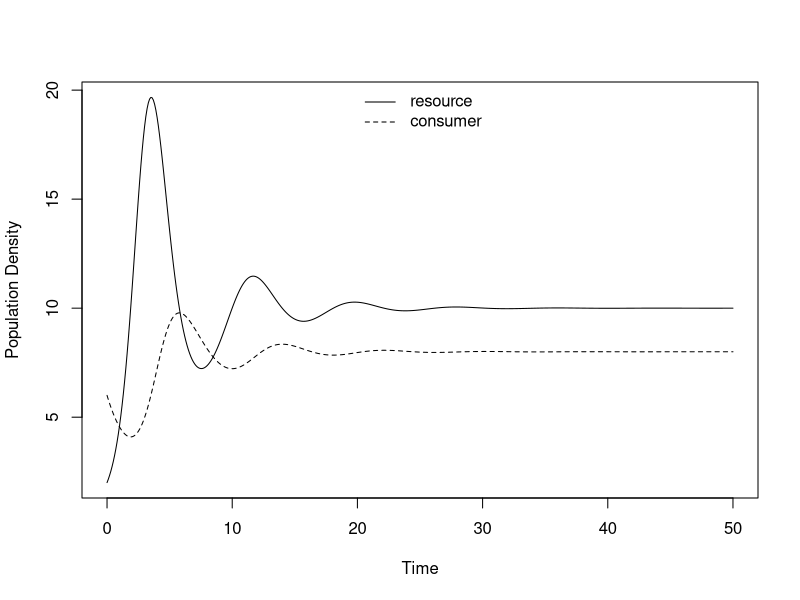
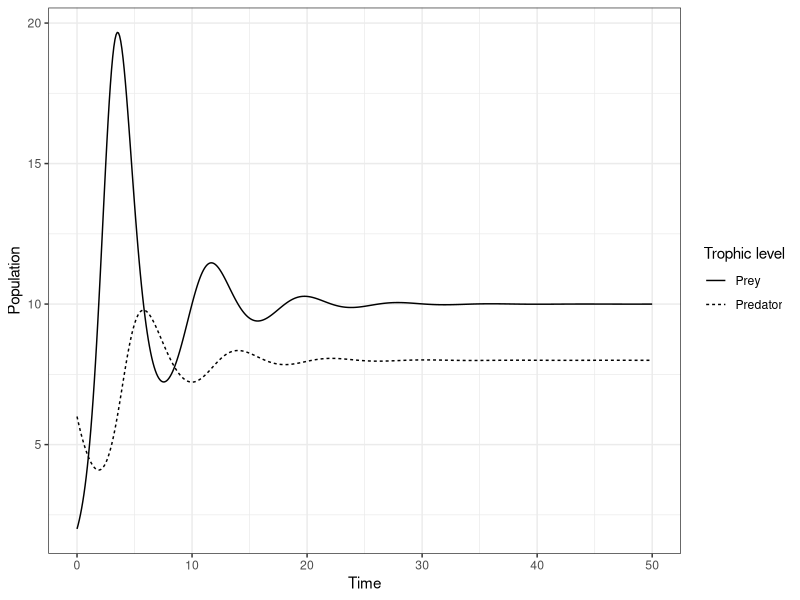
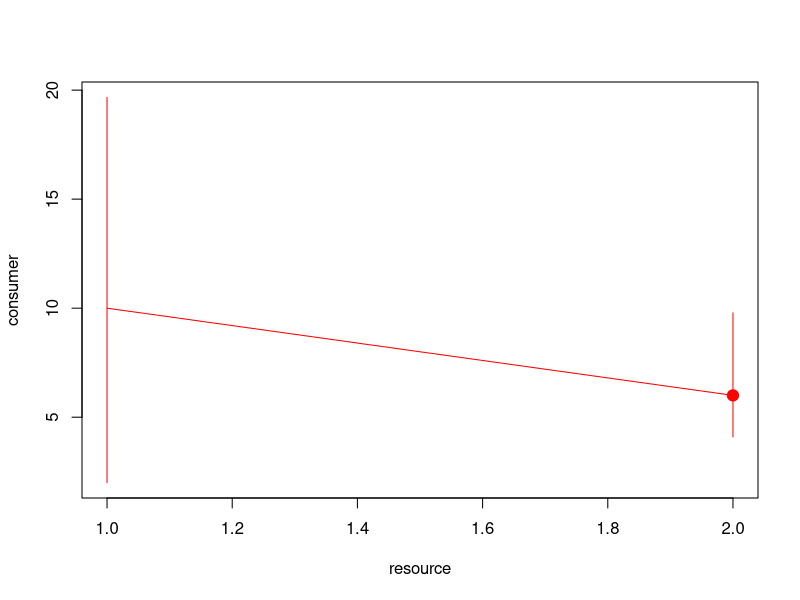

The R source for these figures, in order: (Note: this script raises an error after producing the figures.)
library(deSolve)
predpreyLV <- function(t, y, params) {
  R <- y[1]
  C <- y[2]
  with(as.list(params), {
    dR.dt <- r * R * (1 - R / k) - a * R * C
    dC.dt <- e * a * R * C - d * C
    return(list(c(dR.dt, dC.dt)))
  })
}
r <- 2
a <- 0.2
e <- 0.2
d <- 0.4
k <- 50

R0 <- 2
C0 <- 6
params1 <- c(r = r, a = a, e = e, d = d, k = k)
MaxTime <- 50 # length of the time series, can be changed at any time
Time <- seq(0, MaxTime, by = 0.1) # here we produce a sequence of time points at which we will determine the population densities
LV.out <- ode(c(R0, C0), Time, predpreyLV, params1) # here we call the function "ode" that does the hard work of numerical integration and which is part of the package "deSolve"

matplot(Time, (LV.out[, 2:3]), type = "l", lty = 1:2, col=1, ylab = "Population Density", xlab="Time")
legend("top", c(expression("resource"), expression("consumer")), lty = 1:2, bty = "n")

####PLOT WITH GGOPLOT####
library(ggplot2)
library(tidyr)
#Reshape to long format as it's more tidy
LV.out <- as.data.frame(LV.out)
LV.out$time <- as.numeric(LV.out$time)
LV.out <- gather(LV.out, key = "Trophic level", value = "Population_size", -time)
ggplot(data = LV.out, aes(x = time, y = Population_size, linetype = `Trophic level`)) +
  geom_line() +
  theme_bw() + 
  labs(x = "Time", y = "Population") +
  scale_linetype_discrete(labels=c('Prey', 'Predator'))

####Phase plane diagram####
plot(LV.out[, 2], LV.out[, 3], type = "l",  lty = 1, col = "red", ylab = "consumer", xlab = "resource")
points(R0, C0, cex = 1.5, pch = 19, col = "red") # adds a dot to show the starting density
lines(LV.out2[, 2], LV.out2[, 3], lty = 1, col = "blue") # adds the second simulation to the plot
points(R02, C02, cex = 1.5 ,pch = 19, col = "blue") # adds a dot to show the starting density
lines(LV.out3[, 2], LV.out3[, 3], lty = 1, col = "green") # adds the third simulation to the plot
points(R03, C03, cex = 1.5, pch = 19, col = "green") # adds a dot to show the starting density
legend("topright", c(expression("simulation 1"), expression("simulation 2"), expression("simulation 3")), lty = 1, col = c("red","blue","green"), bty = "n")
abline(h = r/a, lty = 2) # iso-cline for the resource, which is a horizontal line
abline(v = d/(e * a), lty = 2) # iso-cline for the consumer, which is a vertical line

R02 <- 4
C02 <- 8
params1 <- c(r = r, a = a, e = e, d = d, k = k)
MaxTime <- 50 # length of the time series, can be changed at any time
Time <- seq(0, MaxTime, by = 0.1) # here we produce a sequence of time points at which we will determine the population densities
LV.out2 <- ode(c(R02, C02), Time, predpreyLV, params1) # here we call the function "ode" that does the hard work of numerical integration and which is part of the package "deSolve"

R03 <- 1
C03 <- 3
params1 <- c(r = r, a = a, e = e, d = d, k = k)
MaxTime <- 50 # length of the time series, can be changed at any time
Time <- seq(0, MaxTime, by = 0.1) # here we produce a sequence of time points at which we will determine the population densities
LV.out2 <- ode(c(R03, C03), Time, predpreyLV, params1) # here we call the function "ode" that does the hard work of numerical integration and which is part of the package "deSolve"
